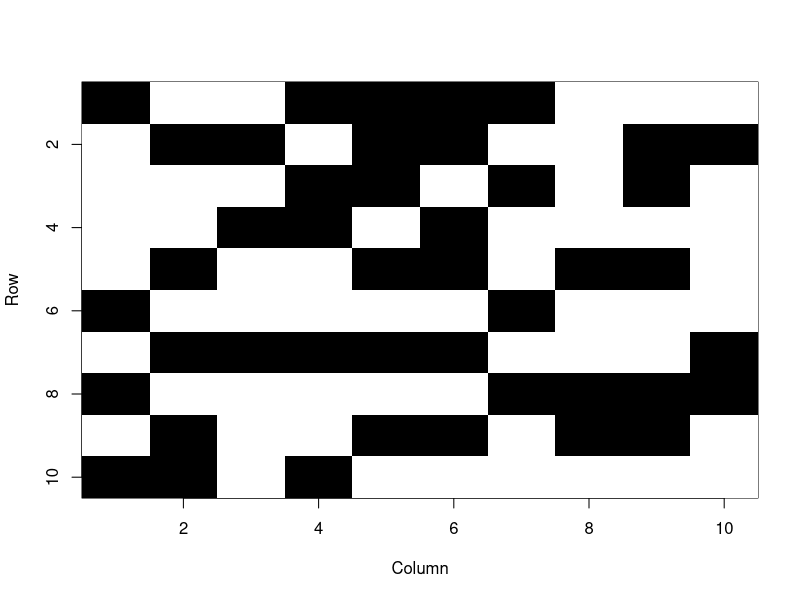
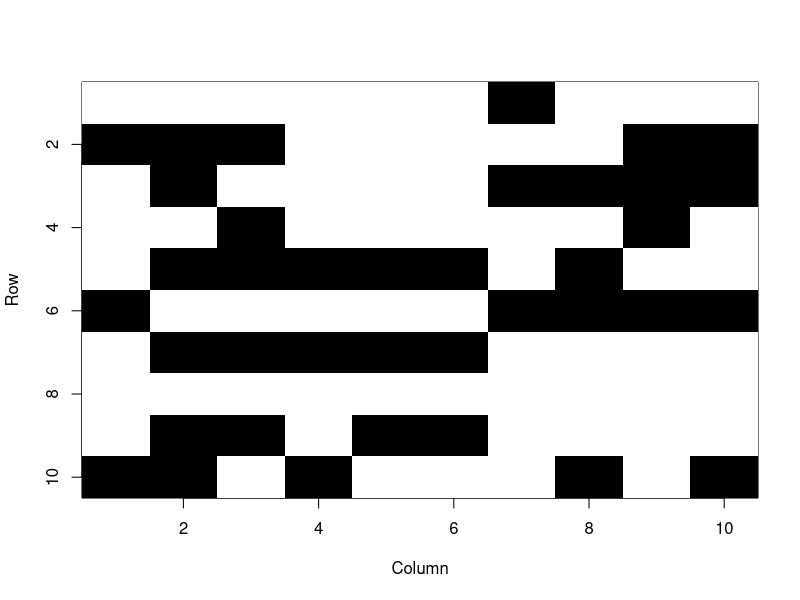

The R script that drew these images, in order: (Note: this script raises an error after producing the figures.)
getNeighbours <- function(M, i,j) {
  # Selina
  # TODO: finde Nachbarn von M(i,j)
  # Beachte den Randfall: bsp. für linke obere Ecke:
  # Nachbar oben: von unten
  # Nachbar links: von rechts
  # Nachbar oben links: von rechts unten
  
  # return 3x3 Matrix (M(i,j) in der Mitte und seine Nachbarn)
  ncM <- ncol(M)
  #nrow == ncol, da es eine quadratische Matrix ist
  #nrM <- nrow(M)
  N <- matrix(nrow = 3, ncol = 3);
  
  if(i == 1 || i == ncM || j == 1 || j == ncM ){
    
    a <- i-1
    if(a == 0) a <-ncM
    b <- i+1
    if(b == ncM+1) b <-1
    c <- j-1
    if(c == 0)c <-ncM
    d <- j+1
    if(d==ncM+1) d <- 1
    
    N[1,1] <- M[a,c]
    N[2,1] <- M[i,c]
    N[3,1] <- M[b,c]
    N[1,2] <- M[a,j]
    N[2,2] <- M[i,j]
    N[3,2] <- M[b,j]
    N[1,3] <- M[a,d]
    N[2,3] <- M[i,d]
    N[3,3] <- M[b,d]
    
    
  }else{
    
    e<-i-1
    f<-i+1
    g<-j-1
    h<-j+1
    N<-M[e:f,g:h]
  }
  
  return(N)
}

computeIsAlive2 <- function(N) {
  allElem <- sum(N)
  if (N[2,2] == 1) {
    if (allElem < 5 && allElem > 2) {
      return(1)
    } else {
      return(0)
    }
  } else {
    if (allElem == 3) {
      return(1)
    } else {
      return(0)
    }
  }
}

computeIsAlive <- function(N) {
  # Leila
  # TODO: 
  # gegeben 3x3 Nachbarmatrix für ein Wert
  # Regeln des Spiels implementieren
  # return 0(Tot) oder 1(Lebend)
    alive<-0
  for ( i in 1:3 )
  {
    for(j in 1:3)
    {
      if(N[i,j]== 1) alive<-alive+1
        
    }
  }
  
  if(N[2,2]==1)
  {
    alive <- alive-1
    if(alive<2 || alive>3) {return(0)}
    else
    {
    if(alive==2 || alive==3) return(1)
    }
  }
  if(N[2,2]==0)
  {
    if(alive==3) return(1)
  }
    return(0)
}


computeAll <- function(M) {
  # Selina
  # TODO: iteriere über alle MAtrix elemente
  # berechne die Nachbar-Matrix N = getNeighbours(M, i, j)
  # rufe computeIsAlive(N) auf
  # rufe M(i,j)=computeIsAlive(N) auf
  
  # save_path???
  R <- matrix(data=0, ncol=ncol(M), nrow=nrow(M))
  
  #a<-apply(N, MARGIN=c(1,2), function(x) x + 2)
  ncM <- ncol(M)
  nrM <- nrow(M)
  
  # Wie könnte man an diese Stelle sich "apply()" nützlich machen? 
  # Brauchen etwas wie R <- apply(M, @computeIsAlive(getNeghbours(M)))
  for (i in 1:nrM){
    for(j in 1:ncM){
      N<-getNeighbours(M,i,j)
      R[i,j] <- computeIsAlive(N)
    }
  }
  return(R)
}


visualise <- function(M) {
  # install.packages(plotrix)
  library(plotrix)
  # Ana
  # TODO: die Matrix als Plot in R anzeigen
  # achte auf korrekte Orientierung
  # bzw. Farbwerte
  cellcol <- M
  cellcol[which(M == 0)] = 'white'
  cellcol[which(M == 1)] = 'black'
  
  # TODO: more colors for different patterns?
  cellcol[which(M > 1)] = 'red'
  #### weitere farben hier zu ergänzen
  color2D.matplot(M, cellcolors = cellcol, border=NA)
}

save <- function(M, save_path, iter_id) {
  # Ana
  # TODO:
  # speichere aktuelle Matrix als .png? unter save_path
  # in dem Namen Iterationszahl
  dev.copy(png, sprintf('%s/cgofl_%s.png', save_path, iter_id), width=500, height=500, units="px")
  dev.off()
}

createMatrix <- function(matrix_size) {
  # Leila
  # TODO:
  # eine quadr. Matrix von gegebener Größe erstellen
  # Matrix mit zufälligen Werten (0 oder 1) füllen
  # return M (matrix_size x matrix_size)visualise(M)
  matrix = replicate(matrix_size,sample(c(0,1),matrix_size,replace = TRUE ,c(0.5,0.5)))
  return(matrix)
}

decolorM <- function(M) {
  M[which(M >0)] = 1;
  return(M);
}


# findPatternMatch from Ana
findPatternMatch <- function(M, pattern, colNum) {
  location = matrix(, ncol=2)
  for (i in 1:(nrow(M)-nrow(pattern)-1)) {
    for (j in 1:(ncol(M)-ncol(pattern)-1)) {
      subM = M[i:(i-1+nrow(pattern)), j:(j-1+ncol(pattern))];
      if (identical(subM,pattern)) {
        subM[which(subM == 1)] = colNum
        M[i:(i-1+nrow(pattern)), j:(j-1+ncol(pattern))] = subM;
      }
    }
  }
  return(M)
}

# TODO: findPatternMatch_2 from Leila

load.masks <- function(path) {
  # TODO Selina:
    #lese die Datei aus
    # bsp:
    # #45fe00
    # 0 0 0 0 0 1 1 0 0 1 1 0 0 0 0 0
  
  # RETURN: creature
  # creature.patterns = eine Matrix der Größe MxMxN, M - Patterngröße, N - Anzahl Patterns
  # creature.color = #45fe00
}

getPatterns <- function(paths) {
  # TODO: Leila
  # TODO: für alle paths creatures auslesen und als vector von objekten zurückgeben
  for (i in 1:length(paths)) {
    # load.masks(paths(i))
  }
}

detectPatterns <- function(M, creatures) {
  # TODO Ana
  for (i in 1:length(creatures)) {
   # for (j in 1:length(creatures[i].patterns)) {
      #M = findPatternMatch(M, creatures[i].patterns[j], creatures[i].color);  
    }
   # }
  return(M)
}

starteSpiel <- function(iter_number, matrix_size, save_path) {
  M <- createMatrix(matrix_size)
  for (i in c(1:iter_number)) { # check if for-Loop correct
    # prüfe wer überlebt hat und update
    M <- computeAll(M)
    
    # TODO:
    # finde und färbe patterns
    M = detectPatterns(M, getPatterns())
    
    # zeige M
    visualise(M);
    Sys.sleep(1);
    
    # speichere M if nötig
    if (i%%1 == 0) {
      save(M, save_path, i)
    }
    
    # setzte M zurück (= entfärben)
    M = decolorM(M);
    
  }
}
#------Test-----
M=createMatrix(10)
visualise(M)
 #computeIsAlive(N)
M.updated <-computeAll(M)
visualise(M.updated)
#------Test-----
# Spiel starten: 
# starteSpiel(1000, 300, '..blabla');
save_path = '/home/te74zej/Dokumente/M.Sc./SS2017/Programmierung  mit R/Projekt/game_test'
starteSpiel(10, 100, save_path)
